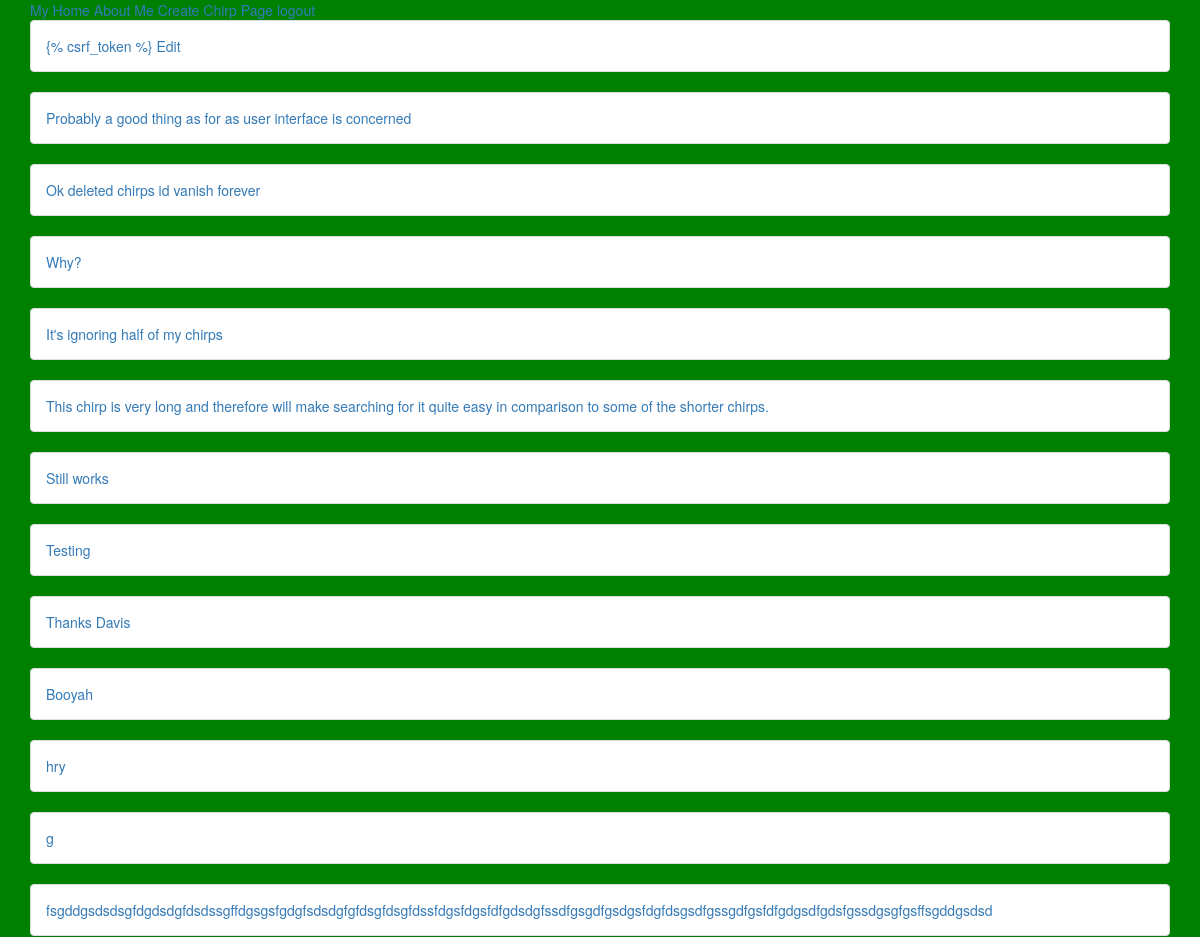
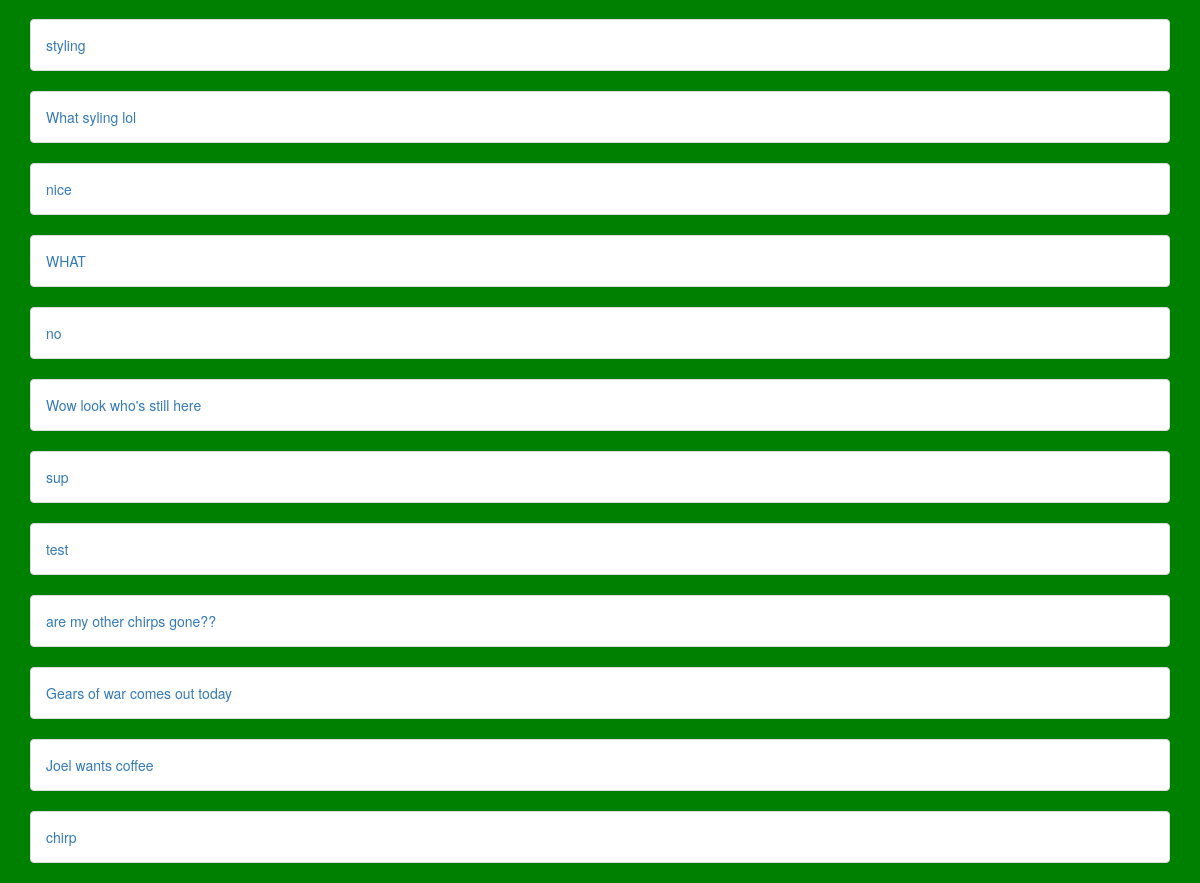
The page /chirps/ (signed in) on the database its author committed (2 pictures, top to bottom).
### app/models.py (models this page shows)
class Chirp(models.Model):
    body = models.CharField(max_length=140)
    created = models.DateTimeField(auto_now_add=True)
    class Meta:
        ordering = ("-created",)

### app/views.py (the view)
# urls.py: url(r'^chirps/$', ChirpView.as_view(), name="chirp_view"),
class ChirpView(ListView):
    template_name = "chirps.html"
    model = Chirp

### templates/chirps.html
{% extends "base.html" %}
{% block content %}
{% for chirp in object_list %}
<div class="panel panel-default">
  <div class="panel-body">
    <a href="{% url 'chirp_detail_view' chirp.id %}"> {{ chirp.body }}</a>
  </div>
</div>
{% endfor %}
{% endblock %}

### templates/base.html (style rules this page uses)
body { background-color: green; }

### rows shown on the page
Chirp: body "{% csrf_token %} Edit"
Chirp: body "Probably a good thing as for as user interface is concerned"
Chirp: body "Ok deleted chirps id vanish forever"
Chirp: body "Why?"
Chirp: body "It's ignoring half of my chirps"
Chirp: body "This chirp is very long and therefore will make searching for it quite easy in comparison to some of the shorter chirps."
Chirp: body "Still works"
Chirp: body "Testing"
Chirp: body "Thanks Davis"
Chirp: body "Booyah"
Chirp: body "hry"
Chirp: body "g"
Chirp: body "fsgddgsdsdsgfdgdsdgfdsdssgffdgsgsfgdgfsdsdgfgfdsgfdsgfdssfdgsfdgsfdfgdsdgfssdfgsgdfgsdgsfdgfdsgsdfgssgdfgsfdfgdgsdfgdsfgssdgsgfgsffsgddgsdsd"
Chirp: body "styling"
Chirp: body "What syling lol"
Chirp: body "nice"
Chirp: body "WHAT"
Chirp: body "no"
Chirp: body "Wow look who's still here"
Chirp: body "sup"
Chirp: body "test"
Chirp: body "are my other chirps gone??"
Chirp: body "Gears of war comes out today"
Chirp: body "Joel wants coffee"
Chirp: body "chirp"
